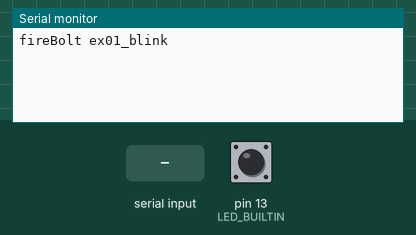
Simulated run of this program. Board: Arduino Nano, built with avr-gcc and run on an emulated ATmega328P. On the bench: the last lines printed to the serial monitor. Inputs (shaded band) come from the test bench; at power-on: pin 13 (LED_BUILTIN) HIGH.

Above: at 1.2 s.
1.3 s: "about\n" received over Serial
At 2.5 s:
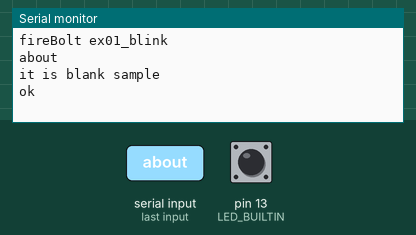
2.8 s: "1\n" received over Serial
At 3.8 s:
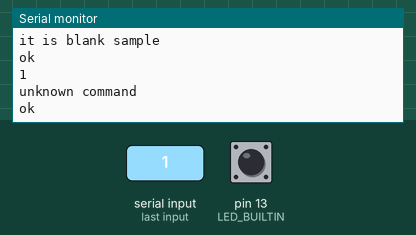

The program:

main.cpp
```cpp
#include <Arduino.h>
#include <TaskScheduler.h>
#include <tonkey.hpp>


Scheduler g_ts;
tonkey g_MainParser;
// CCongifData configData;

Task task_Cmd(
    100, TASK_FOREVER, []()
    {
    if (Serial.available() > 0)
    {
        String _strResult ="";
        String _strLine = Serial.readStringUntil('\n');
        _strLine.trim();
        Serial.println(_strLine);
        g_MainParser.parse(_strLine);

        if(g_MainParser.getTokenCount() > 0) {
          String cmd = g_MainParser.getToken(0);

            if (cmd == "about")
            {
              _strResult = "it is blank sample\nok";
            }
            else {
              _strResult = "unknown command\nok";
            }
        }
        Serial.println(_strResult);
    }
    }
);

Task task_blink(
    500, TASK_FOREVER, []()
    {
        digitalWrite(LED_BUILTIN, !digitalRead(LED_BUILTIN));
        // Serial.println("blink");/
    }
);

void setup() {
  // put your setup code here, to run once:
  // pinMode(LED_BUILTIN, OUTPUT);
  // digitalWrite(LED_BUILTIN, HIGH);

  Serial.begin(115200);

  Serial.println("fireBolt ex01_blink");
  g_ts.init();
  g_ts.addTask(task_Cmd);
  g_ts.addTask(task_blink);

  task_Cmd.enable();
  task_blink.enable();

}

void loop() {
  // put your main code here, to run repeatedly:

  g_ts.execute();
}
```

tonkey.hpp
```cpp
#ifndef TONKEY_HPP
#define TONKEY_HPP

// #define MAXTOKENS 64

class tonkey
{
private:
    static const int MAXTOKENS = 64;
    /* data */
    String mTokens[MAXTOKENS];
    int mTokenCount = 0;

public:
    tonkey(/* args */) {}
    ~tonkey() {}

    // void parse(String _strLine);
    inline static int getMaxTokens() { return MAXTOKENS; }
    inline int getTokenCount() { return mTokenCount; }
    inline String getToken(int _index) { return mTokens[_index]; }

    // 공백문자로 구분된 문자열을 mTokens에 저장한다. 그리고 mTokenCount를 설정한다.
    inline int parse(String _strLine)
    {
        int StringCount = 0;
        // parse command
        while (_strLine.length() > 0)
        {
            int index = _strLine.indexOf(' ');
            if (index == -1) // No space found
            {
                mTokens[StringCount++] = _strLine;
                break;
            }
            else
            {
                mTokens[StringCount++] = _strLine.substring(0, index);
                _strLine = _strLine.substring(index + 1);
            }
        }

        mTokenCount = StringCount;
        return mTokenCount;
    }
};

#endif // TONKEY_HPP
```

Measured:
- after the input at 1.3 s, the serial monitor: prints a new line at once (image 1)
- after the input at 2.8 s, the serial monitor: prints a new line at once (image 2)
